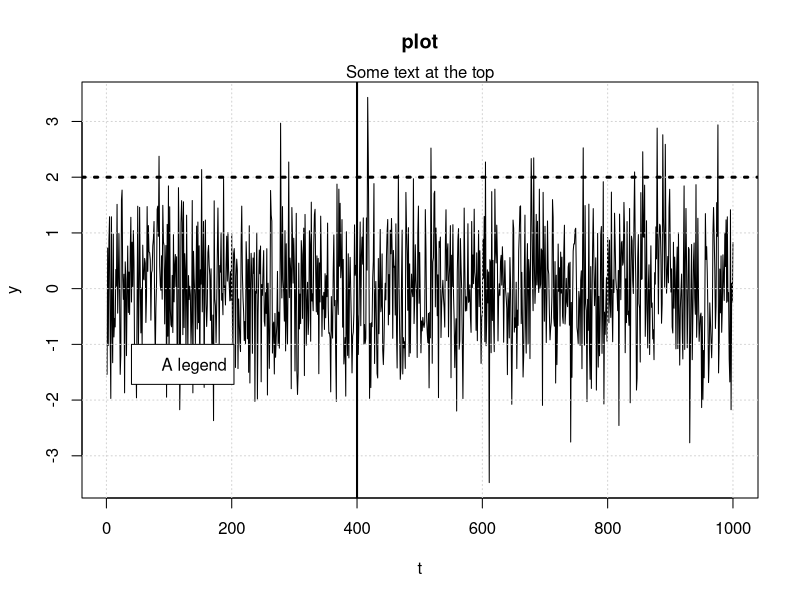

Reproduce this figure in R.
ls()
mat <- matrix(c(1,2,3,4,5,6),2,3,"true")
dimnames(mat) <- list(c('r1','r2'),c('c1','c2','c3'))

y = c(1,2,3)
t = c(1,2,3)
z = c('a','b','c','d')

x = list(y,z)


my_list <- list(a = c(1, 2, 3, 4, 5),
b = matrix(1:10, nrow = 2, ncol = 5),
c = data.frame(price = c(89.3, 98.2, 21.2),
stock = c("MOT", "IBM", "CSCO")),
stringsAsFactors=FALSE)

b = my_list[1]

env = new.env()

env[['first']] = 5
env[['second']] = 3
env$third = 7


plot(rnorm(1e3),type ='l',main='plot',xlab='t',ylab = 'y',cex.main=1.2) # plots a line plot
grid()
abline(v = 4e2,lwd =2,lty = 1)
abline(h=2,lwd = 3,lty = 3)
mtext("Some text at the top", side = 3)
legend(40, -1, "A legend",box.col = 'black',bg = 'white',border ='black')
#aldkfnvlad
w = rnorm(1000,mean=0,sd = 1)
print(seq(1,10,1))
puff = .5
if (puff<1){
  print("yay")
} else{
  print('oy')
}

for (i in 1:10) {
  cat(c('i is ',i))
}
yy = list()
for (z in c('a','b')) yy[[z]] = z
# Create a 2-row, 2-column format figure
#par(mfrow = c(2, 2))
# First plot (points).
#plot(rnorm(100), main = "Graph 1")
# Second plot (lines).
#plot(rnorm(100), main = "Graph 2", type = "l")
# Third plot (steps) with a vertical line
#plot(rnorm(100), main = "Graph 3", type = "s")
#abline(v = 50, lwd = 4)
# Fourth plot
#plot(rnorm(100), type = "h", main = "Graph 4")
# Reset the plot window
#par(mfrow = c(1, 1))



